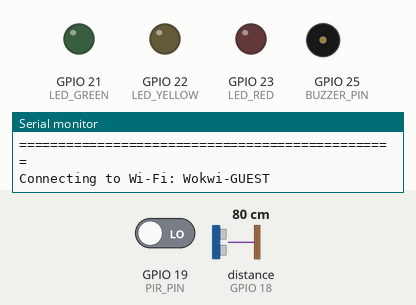
This sketch was run on a simulated ESP32. Shown: output pins drawn as LEDs (lit = HIGH), buzzer (waves = sounding, pin HIGH), the last lines printed to the serial monitor. Wiring (from diagram.json): ultrasonic range finder: trigger GPIO 5; echo GPIO 18. The inputs (shaded band) are chosen by the test bench; at power-on: distance to the obstacle (sensor on GPIO 18) 80 cm, GPIO 19 (PIR_PIN) LOW. The echo pulse lasts 58.3 µs per cm; WiFi joins after 1.5 s; servers stay silent unless stated; pins used as bus, display or sensor lines are not drawn.

Above: at 0.6 s.
At 3.2 s:
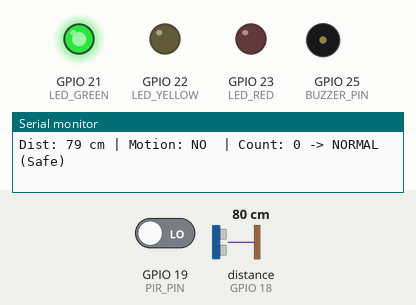
3.3 s: distance to the obstacle (sensor on GPIO 18) set to 2 cm
5.0 s: GPIO 19 (PIR_PIN) driven HIGH
Timing chart, 0 to 8.0 s (numbered marks = the images above; inputs shaded):
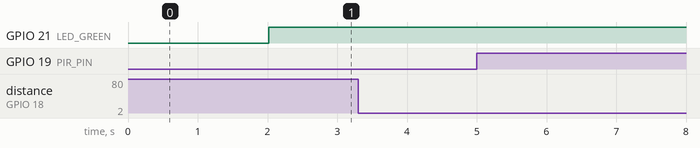

The sketch:

sketch.ino
```cpp
/*
 * Smart Crowd Density Alert System with ThingSpeak IoT
 * Microcontroller: ESP32 DevKit V4
 * Subject: 25EE256 - Sensor and Instrumentation
 */

#include <WiFi.h>
#include <HTTPClient.h>

// ----------------- ESP32 PIN CONFIGURATION -----------------
const int TRIG_PIN     = 5;    // HC-SR04 Trigger
const int ECHO_PIN     = 18;   // HC-SR04 Echo
const int PIR_PIN      = 19;   // PIR Motion Sensor OUT
const int LED_GREEN    = 21;   // Safe Density Indicator
const int LED_YELLOW   = 22;   // Warning Density Indicator
const int LED_RED      = 23;   // Danger / Critical Indicator
const int BUZZER_PIN   = 25;   // Piezo Buzzer Alarm

// ----------------- WI-FI CREDENTIALS ------------------------
// In Wokwi simulator, always use "Wokwi-GUEST" with empty password
const char* WIFI_SSID     = "Wokwi-GUEST";
const char* WIFI_PASSWORD = "";

// ----------------- THINGSPEAK CONFIGURATION -----------------
const unsigned long CHANNEL_ID = 3531433;                // Your ThingSpeak Channel ID
const char* WRITE_API_KEY      = "SMC6F9WGAFKCSOA1";      // Your ThingSpeak Write API Key
const char* READ_API_KEY       = "CZEXV3R3Z6256614";      // Your ThingSpeak Read API Key
const char* SERVER_URL         = "http://api.thingspeak.com/update";

int crowdCount = 0;
bool personCrossing = false;
unsigned long lastTelemetryTime = 0;
const unsigned long TELEMETRY_INTERVAL = 15000; // 15 seconds rate limit

long readUltrasonicDistance() {
  digitalWrite(TRIG_PIN, LOW);
  delayMicroseconds(2);
  digitalWrite(TRIG_PIN, HIGH);
  delayMicroseconds(10);
  digitalWrite(TRIG_PIN, LOW);

  long duration = pulseIn(ECHO_PIN, HIGH, 30000); // 30ms timeout
  if (duration == 0) return 400; // Out of range default
  return (duration * 0.0343) / 2;
}

void sendThingSpeak(int count, long dist, int motion, int tier, int buzzer) {
  if (WiFi.status() != WL_CONNECTED) {
    Serial.println("[ThingSpeak] Wi-Fi not connected!");
    return;
  }

  HTTPClient http;
  String url = String(SERVER_URL) + "?api_key=" + WRITE_API_KEY +
               "&field1=" + String(count) +
               "&field2=" + String(dist) +
               "&field3=" + String(motion) +
               "&field4=" + String(tier) +
               "&field5=" + String(buzzer);

  Serial.println("\n[ThingSpeak] Uploading telemetry to Channel #3531433...");
  http.begin(url);
  int httpCode = http.GET();

  if (httpCode > 0) {
    String response = http.getString();
    Serial.printf("[ThingSpeak Success] Entry ID: %s (HTTP %d)\n\n", response.c_str(), httpCode);
  } else {
    Serial.printf("[ThingSpeak Failed] Error: %s\n\n", http.errorToString(httpCode).c_str());
  }

  http.end();
}

void setup() {
  Serial.begin(115200);
  delay(500);

  pinMode(TRIG_PIN, OUTPUT);
  pinMode(ECHO_PIN, INPUT);
  pinMode(PIR_PIN, INPUT);

  pinMode(LED_GREEN, OUTPUT);
  pinMode(LED_YELLOW, OUTPUT);
  pinMode(LED_RED, OUTPUT);
  pinMode(BUZZER_PIN, OUTPUT);

  Serial.println("\n================================================");
  Serial.println("  Smart Crowd Density Alert System - ESP32 Init ");
  Serial.println("================================================");

  // Connect to Wokwi virtual Wi-Fi
  Serial.print("Connecting to Wi-Fi: ");
  Serial.println(WIFI_SSID);
  WiFi.begin(WIFI_SSID, WIFI_PASSWORD);

  int retries = 0;
  while (WiFi.status() != WL_CONNECTED && retries < 20) {
    delay(500);
    Serial.print(".");
    retries++;
  }

  if (WiFi.status() == WL_CONNECTED) {
    Serial.println("\n[Wi-Fi Connected!]");
    Serial.print("IP Address: ");
    Serial.println(WiFi.localIP());
  } else {
    Serial.println("\n[Wi-Fi Offline - Running in Local Mode]");
  }
}

void loop() {
  long distance = readUltrasonicDistance();
  int motionDetected = digitalRead(PIR_PIN);

  // Checkpoint counting logic (< 50 cm entrance detection)
  if (distance < 50 && !personCrossing) {
    personCrossing = true;
    crowdCount++;
    Serial.print(">>> Entry Detected! Current Count: ");
    Serial.println(crowdCount);
    delay(200);
  } else if (distance >= 50 && personCrossing) {
    personCrossing = false;
  }

  int tierCode = 1;
  int buzzerState = 0;

  // Tier 1: Normal Density (Count < 5)
  if (crowdCount < 5) {
    tierCode = 1;
    buzzerState = 0;
    digitalWrite(LED_GREEN, HIGH);
    digitalWrite(LED_YELLOW, LOW);
    digitalWrite(LED_RED, LOW);
    noTone(BUZZER_PIN);
    Serial.printf("Dist: %ld cm | Motion: %s | Count: %d -> NORMAL (Safe)\n",
                  distance, motionDetected ? "YES" : "NO ", crowdCount);
  }
  // Tier 2: Warning Density (Count 5 to 9)
  else if (crowdCount >= 5 && crowdCount < 10) {
    tierCode = 2;
    buzzerState = 0;
    digitalWrite(LED_GREEN, LOW);
    digitalWrite(LED_YELLOW, HIGH);
    digitalWrite(LED_RED, LOW);
    noTone(BUZZER_PIN);
    Serial.printf("Dist: %ld cm | Motion: %s | Count: %d -> WARNING (Approaching Limit)\n",
                  distance, motionDetected ? "YES" : "NO ", crowdCount);
  }
  // Tier 3: Critical Overcrowded (Count >= 10)
  else {
    tierCode = 3;
    buzzerState = 1;
    digitalWrite(LED_GREEN, LOW);
    digitalWrite(LED_YELLOW, LOW);
    digitalWrite(LED_RED, HIGH);
    tone(BUZZER_PIN, 1000); // 1 kHz Alarm Tone
    Serial.printf("Dist: %ld cm | Motion: %s | Count: %d -> DANGER (OVERCROWDED!)\n",
                  distance, motionDetected ? "YES" : "NO ", crowdCount);
  }

  // Upload to ThingSpeak every 15 seconds
  if (millis() - lastTelemetryTime >= TELEMETRY_INTERVAL) {
    lastTelemetryTime = millis();
    sendThingSpeak(crowdCount, distance, motionDetected, tierCode, buzzerState);
  }

  delay(300);
}
```
